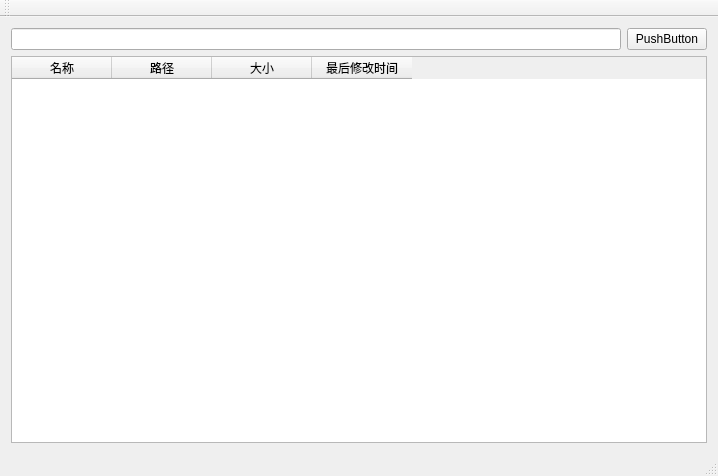
<?xml version="1.0" encoding="UTF-8"?>
<ui version="4.0">
 <class>MainWindow</class>
 <widget class="QMainWindow" name="MainWindow">
  <property name="geometry">
   <rect>
    <x>0</x>
    <y>0</y>
    <width>718</width>
    <height>476</height>
   </rect>
  </property>
  <property name="windowTitle">
   <string>MainWindow</string>
  </property>
  <widget class="QWidget" name="centralWidget">
   <layout class="QGridLayout" name="gridLayout">
    <item row="0" column="1">
     <widget class="QPushButton" name="pushButton">
      <property name="text">
       <string>PushButton</string>
      </property>
     </widget>
    </item>
    <item row="0" column="0">
     <widget class="QLineEdit" name="lineEdit"/>
    </item>
    <item row="2" column="0" colspan="2">
     <widget class="QTableWidget" name="tableWidget">
      <property name="editTriggers">
       <set>QAbstractItemView::NoEditTriggers</set>
      </property>
      <property name="wordWrap">
       <bool>false</bool>
      </property>
      <attribute name="horizontalHeaderDefaultSectionSize">
       <number>100</number>
      </attribute>
      <attribute name="horizontalHeaderStretchLastSection">
       <bool>false</bool>
      </attribute>
      <attribute name="verticalHeaderStretchLastSection">
       <bool>true</bool>
      </attribute>
      <column>
       <property name="text">
        <string>名称</string>
       </property>
      </column>
      <column>
       <property name="text">
        <string>路径</string>
       </property>
      </column>
      <column>
       <property name="text">
        <string>大小</string>
       </property>
      </column>
      <column>
       <property name="text">
        <string>最后修改时间</string>
       </property>
      </column>
     </widget>
    </item>
   </layout>
  </widget>
  <widget class="QMenuBar" name="menuBar">
   <property name="geometry">
    <rect>
     <x>0</x>
     <y>0</y>
     <width>718</width>
     <height>23</height>
    </rect>
   </property>
  </widget>
  <widget class="QToolBar" name="mainToolBar">
   <attribute name="toolBarArea">
    <enum>TopToolBarArea</enum>
   </attribute>
   <attribute name="toolBarBreak">
    <bool>false</bool>
   </attribute>
  </widget>
  <widget class="QStatusBar" name="statusBar"/>
 </widget>
 <layoutdefault spacing="6" margin="11"/>
 <resources/>
 <connections/>
</ui>
